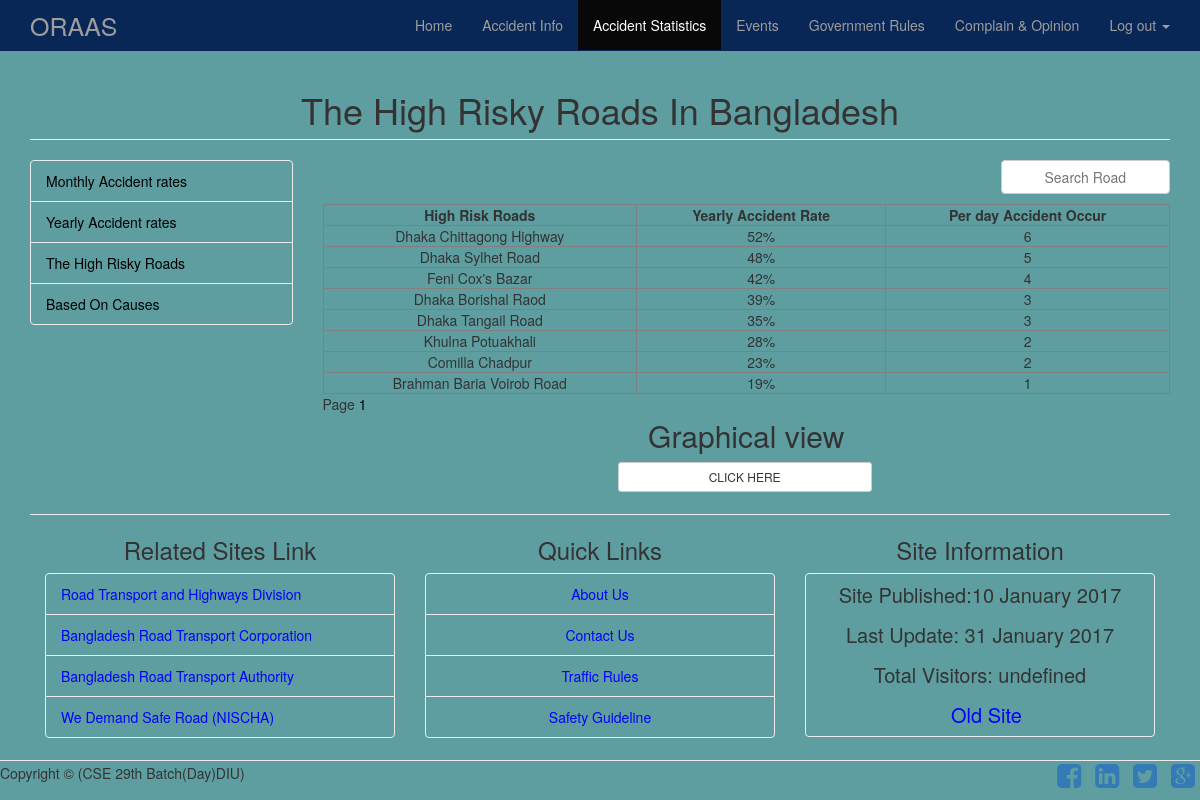
Screenshot of /high_risk_roads.php?page=1 (signed in) with the database file from the repository.
### tables this page shows
CREATE TABLE IF NOT EXISTS `road_analysis` (
  `id` int(11) NOT NULL AUTO_INCREMENT,
  `high_risk_road_name` varchar(255) NOT NULL,
  `yearly_accident_rate` varchar(255) NOT NULL,
  `per_day` int(11) NOT NULL,
  PRIMARY KEY (`id`)
);

### high_risk_roads.php (the view, shortened to what this page needs)
<?php require_once "connection.php";
if (isset($_SESSION['user']) && $_SESSION['user'])
{
    $user = $_SESSION['user'];
}
else
{
    header("location:user_login.php");
}
?>
<!DOCTYPE html>
<html lang="en">
    <head>
        <link href="css/bootstrap.min.css" rel="stylesheet">
        <link href="css/modern-business.css" rel="stylesheet">
        <link href="font-awesome/css/font-awesome.min.css" rel="stylesheet" type="text/css">
        <link rel="stylesheet" type="text/css" href="css/style.css">
    </head>
    <body>
        <nav class="navbar navbar-inverse navbar-fixed-top" role="navigation">
            <div class="container">
                <div class="navbar-header">
                   <a class="navbar-brand" href="index.php" style="font-size:25px">ORAAS</a>
                </div>
                <div class="collapse navbar-collapse" id="bs-example-navbar-collapse-1">
                    <ul class="nav navbar-nav navbar-right">
                        <li>
                            <a href="index.php">Home</a>
                        </li>
                        <li >
                            <a href="accident_info.php">Accident Info</a>
                        </li>
                        <li class="active">
                            <a href="accident_statistics.php">Accident Statistics</a>
                        </li>
                        <li>
                            <a href="events.php">Events</a>
                        </li>
                        <li>
                            <a href="government_rules.php">Government Rules</a>
                        </li>
                        <li>
                            <a href="complain_opinion.php">Complain & Opinion</a>
                        </li>
                         <?php if ($user) { ?>
                        <li class="dropdown">
                        <a href="#" class="dropdown-toggle" data-toggle="dropdown">Log out <b class="caret"></b></a>
                       </li>
                       <?php } ?>
                    </ul>
                </div>
            </div>
        </nav>
        <div class="container">
            <div class="row">
                <div class="col-lg-12">
                      <h1 class="page-header" style="text-align:center">The High Risky Roads In Bangladesh</h1>
                </div>
            </div>
            <div class="row">
                <div class="col-md-3">
                    <div class="list-group">
                        <a href="monthly_rates.php?page=1" class="list-group-item" style="color:black">Monthly Accident rates</a>
                        <a href="yearly_rates.php?page=1" class="list-group-item" style="color:black">Yearly Accident rates</a>
                        <a href="high_risk_roads.php?page=1" class="list-group-item" style="color:black">The High Risky Roads</a>
                        <a href="different_fault.php?page=1"  class="list-group-item" style="color:black">Based On Causes</a>
                    </div>
                </div>
                 <div class="col-md-9">
                 <form method="POST" action="r_search.php">
                    <input class="btn btn-md btn-default btn-block" style="float: right;width:20%;margin-bottom:10px" type="text" name="high_risk_road_name" placeholder="Search Road" >
                </form>
                 <?php
                        $page=$_GET["page"];
                        if($page=="1")
                        {
                                $page1=0;
                        }
                        else
                        {
                             $page1=($page*8)-8;
                        }
                        $sql = "SELECT * FROM road_analysis";
                        $res1 = mysql_query($sql) or die(mysql_error());
                        $row = mysql_num_rows($res1);
                        $a = $row/8;
                        $a = ceil ($a);
                ?>
                <table border="1" width="100%">
                    <thead>
                        <tr>
                            <th style="text-align:center">High Risk Roads</th>
                            <th style="text-align:center"> Yearly Accident Rate</th>
                            <th style="text-align:center">Per day Accident Occur</th>
                        </tr>
                    </thead>
                    <tbody>
                        <?php
                              $sql = "SELECT*FROM  road_analysis LIMIT $page1,8 ";
                              $res = mysql_query($sql) or die(mysql_error());
                         while ($data = mysql_fetch_assoc($res)) { ?>
                            <tr style="text-align:center">
                                <td><?php echo $data['high_risk_road_name'] ?></td>
                                <td><?php echo $data['yearly_accident_rate'] ?></td>
                                <td><?php echo $data['per_day'] ?></td>
                            </tr>
                        <?php } ?>
                    </tbody>
                </table>
                   <?php
                   echo "Page";
                    for($b=1;$b<=$a;$b++)
                     {
                     ?> <a href="high_risk_roads.php?page=<?php echo $b;?>" style="margin-right:5px;color:black"><?php echo $b; ?></a> <?php
                      }
                     ?>
                    <h2 style="text-align:center;margin-top:5px">Graphical view</h2><a class="btn btn-sm btn-default btn-block" href="high_risk_road_view.php" style="margin-left:295px;width:30%">CLICK HERE</a>
                     <br>
                  </div>
            </div>
            <hr>
             <div class="row">
                   <div class="col-lg-12">
                    <div class="col-md-4">
                    <h3 style="text-align:center">Related Sites Link</h3>
                    <div class="list-group">
                     <a href="http://www.rthd.gov.bd/" class="list-group-item" style="color:blue" target="_blank">Road Transport and Highways Division</a>
                     <a href="http://www.brtc.gov.bd/" class="list-group-item" style="color:blue" target="_blank">Bangladesh Road Transport Corporation</a>
                     <a href="https://www.facebook.com/brta.bd/" class="list-group-item" style="color:blue" target="_blank">Bangladesh Road Transport Authority</a>
                     <a href="http://wedemandsaferoadbd.org" class="list-group-item" style="color:blue" target="_blank">We Demand Safe Road (NISCHA)</a>
                   </div>
                    </div>
                    <div class="col-md-4">
                    <h3 style="text-align:center">Quick Links</h3>
                      <div class="list-group">
                            <a href="about.php" class="list-group-item" style="text-align:center;color:blue">About Us</a>
                            <a href="contact.php" class="list-group-item" style="text-align:center;color:blue">Contact Us</a>
                            <a href="traffic_rules.php" class="list-group-item" style="text-align:center;color:blue">Traffic Rules</a>
                            <a href="safety_guideline.php" class="list-group-item" style="text-align:center;color:blue">Safety Guideline</a>
                      </div>
                    </div>
                    <div class="col-md-4">
                    <h3 style="text-align:center">Site Information</h3>
                      <div class="list-group">
                            <h4 class="list-group-item">
                            <p style="font-size:20px;text-align:center;margin-bottom:18px">Site Published:10 January 2017</p>
                            <p style="font-size:20px;text-align:center;margin-bottom:18px">Last Update: 31 January 2017</p>
                            <p style="font-size:20px;text-align:center;margin-bottom:18px"><script> document.write("Total Visitors: " + localStorage.pagecount + "");</script></p>
                            <a href="http://localhost/update_project/project/index.php" style="font-size:20px;color:blue;text-align:center;margin-left:130px" target="_blank">Old Site</a>
                           </h4>
                      </div>
                    </div>
                   </div>
                </div>
             </div>
            <hr>
            <footer class="welcome">
                <div class="row">
                    <div class="col-md-6 ">
                        <p>Copyright © (CSE 29th Batch(Day)DIU)</p>
                    </div>
                    <div class="col-md-6 text-right">
                         <ul class="list-unstyled list-inline list-social-icons">
                            <li>
                                <a href="#"><i class="fa fa-facebook-square fa-2x"></i></a>
                            </li>
                            <li>
                                <a href="#"><i class="fa fa-linkedin-square fa-2x"></i></a>
                            </li>
                            <li>
                                <a href="#"><i class="fa fa-twitter-square fa-2x"></i></a>
                            </li>
                            <li>
                                <a href="#"><i class="fa fa-google-plus-square fa-2x"></i></a>
                            </li>
                        </ul>
                    </div>
                </div>
            </footer>
    </body>
</html>

### css/modern-business.css (style rules this page uses)
html, body { height: 100%; }
body { padding-top: 50px; }
footer { margin: 50px 0; }

### css/style.css (style rules this page uses)
body { background: #5F9EA0; }
.navbar-inverse { background-color: #092756 ; border-color: #092756 ; }
.navbar-inverse .navbar-nav > .active > a, .navbar-inverse .navbar-nav > .active > a:focus, .navbar-inverse .navbar-nav > .active > a:hover { background-color: #080808; color: #fff; }
.list-group-item { background-color: #5F9EA0; border: 1px solid #ebebeb; display: block; margin-bottom: -1px; padding: 10px 15px; position: relative; }
.welcome { margin-top:2px; margin-bottom:0px; }
hr { margin-top:2px; margin-bottom:2px; }

### rows the page displays
road_analysis: high_risk_road_name "Dhaka Chittagong Highway", yearly_accident_rate "52%", per_day "6"
road_analysis: high_risk_road_name "Dhaka Sylhet Road", yearly_accident_rate "48%", per_day "5"
road_analysis: high_risk_road_name "Feni Cox's Bazar", yearly_accident_rate "42%", per_day "4"
road_analysis: high_risk_road_name "Dhaka Borishal Raod", yearly_accident_rate "39%", per_day "3"
road_analysis: high_risk_road_name "Dhaka Tangail Road", yearly_accident_rate "35%", per_day "3"
road_analysis: high_risk_road_name "Khulna Potuakhali", yearly_accident_rate "28%", per_day "2"
road_analysis: high_risk_road_name "Comilla Chadpur", yearly_accident_rate "23%", per_day "2"
road_analysis: high_risk_road_name "Brahman Baria Voirob Road", yearly_accident_rate "19%", per_day "1"
